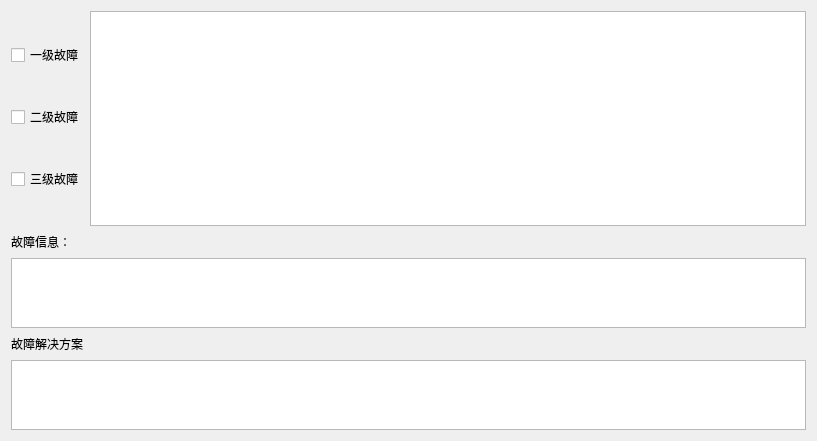
<?xml version="1.0" encoding="UTF-8"?>
<ui version="4.0">
 <class>FaultLog</class>
 <widget class="QWidget" name="FaultLog">
  <property name="geometry">
   <rect>
    <x>0</x>
    <y>0</y>
    <width>817</width>
    <height>441</height>
   </rect>
  </property>
  <property name="windowTitle">
   <string>Form</string>
  </property>
  <layout class="QVBoxLayout" name="verticalLayout_3" stretch="2,1">
   <item>
    <layout class="QHBoxLayout" name="horizontalLayout">
     <item>
      <layout class="QVBoxLayout" name="verticalLayout">
       <item>
        <widget class="QCheckBox" name="checkBox">
         <property name="text">
          <string>一级故障</string>
         </property>
        </widget>
       </item>
       <item>
        <widget class="QCheckBox" name="checkBox_2">
         <property name="text">
          <string>二级故障</string>
         </property>
        </widget>
       </item>
       <item>
        <widget class="QCheckBox" name="checkBox_3">
         <property name="text">
          <string>三级故障</string>
         </property>
        </widget>
       </item>
      </layout>
     </item>
     <item>
      <widget class="QTreeView" name="treeView"/>
     </item>
    </layout>
   </item>
   <item>
    <layout class="QVBoxLayout" name="verticalLayout_2">
     <item>
      <layout class="QHBoxLayout" name="horizontalLayout_2">
       <item>
        <widget class="QLabel" name="label">
         <property name="text">
          <string>故障信息：</string>
         </property>
        </widget>
       </item>
       <item>
        <spacer name="horizontalSpacer">
         <property name="orientation">
          <enum>Qt::Horizontal</enum>
         </property>
         <property name="sizeHint" stdset="0">
          <size>
           <width>40</width>
           <height>20</height>
          </size>
         </property>
        </spacer>
       </item>
      </layout>
     </item>
     <item>
      <widget class="QTextEdit" name="textEdit"/>
     </item>
     <item>
      <layout class="QHBoxLayout" name="horizontalLayout_3">
       <item>
        <widget class="QLabel" name="label_2">
         <property name="text">
          <string>故障解决方案</string>
         </property>
        </widget>
       </item>
       <item>
        <spacer name="horizontalSpacer_2">
         <property name="orientation">
          <enum>Qt::Horizontal</enum>
         </property>
         <property name="sizeHint" stdset="0">
          <size>
           <width>40</width>
           <height>20</height>
          </size>
         </property>
        </spacer>
       </item>
      </layout>
     </item>
     <item>
      <widget class="QTextEdit" name="textEdit_2"/>
     </item>
    </layout>
   </item>
  </layout>
 </widget>
 <resources/>
 <connections/>
</ui>
